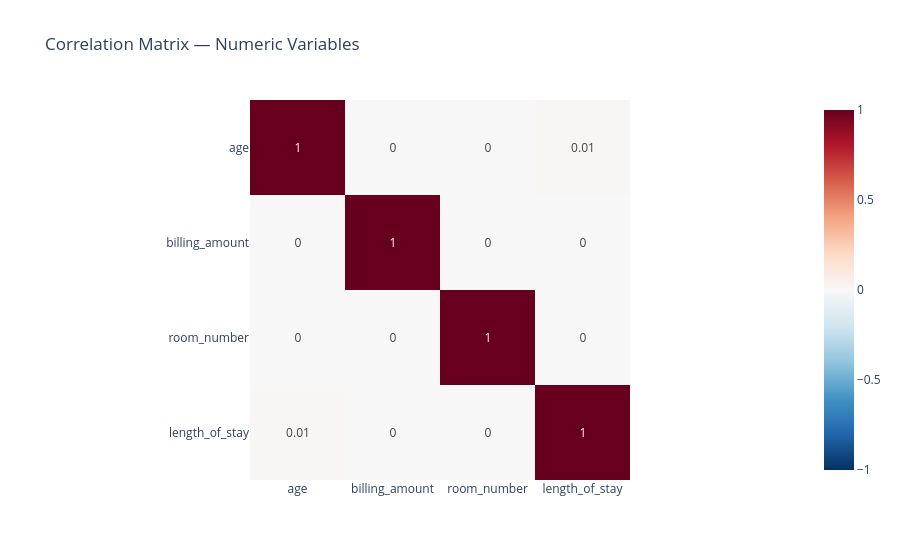

Notebook cell for this chart:
### Markdown cell above
### Section 3 — Correlation & Heatmap

We examine relationships between numeric variables using a correlation matrix,
and visualise associations between categorical variables using a heatmap.
This helps identify which variables move together and which are independent —
critical for feature selection in Phase 5.

### Code cell
# Correlation matrix for numeric variables
numeric_cols = ['age', 'billing_amount', 'room_number', 'length_of_stay']
corr_matrix = df[numeric_cols].corr().round(2)

fig = px.imshow(corr_matrix,
                text_auto=True,
                color_continuous_scale='RdBu_r',
                zmin=-1, zmax=1,
                title='Correlation Matrix — Numeric Variables')
fig.show()

### Figure 1 — Plotly figure (JSON) as saved in the notebook; plotly's stock layout.template omitted (floating-point values rounded to 4 significant figures)
{"data": [{"coloraxis": "coloraxis", "hovertemplate": "x: %{x}<br>y: %{y}<br>color: %{z}<extra></extra>", "name": "0", "texttemplate": "%{z}", "type": "heatmap", "x": ["age", "billing_amount", "room_number", "length_of_stay"], "xaxis": "x", "y": ["age", "billing_amount", "room_number", "length_of_stay"], "yaxis": "y", "z": [[1.0, -0.0, -0.0, 0.01], [-0.0, 1.0, -0.0, -0.0], [-0.0, -0.0, 1.0, -0.0], [0.01, -0.0, -0.0, 1.0]]}], "layout": {"coloraxis": {"autocolorscale": false, "cmax": 1, "cmin": -1, "colorscale": [[0.0, "rgb(5,48,97)"], [0.1, "rgb(33,102,172)"], [0.2, "rgb(67,147,195)"], [0.3, "rgb(146,197,222)"], [0.4, "rgb(209,229,240)"], [0.5, "rgb(247,247,247)"], [0.6, "rgb(253,219,199)"], [0.7, "rgb(244,165,130)"], [0.8, "rgb(214,96,77)"], [0.9, "rgb(178,24,43)"], [1.0, "rgb(103,0,31)"]]}, "title": {"text": "Correlation Matrix — Numeric Variables"}, "xaxis": {"anchor": "y", "constrain": "domain", "domain": [0.0, 1.0], "scaleanchor": "y"}, "yaxis": {"anchor": "x", "autorange": "reversed", "constrain": "domain", "domain": [0.0, 1.0]}}}
